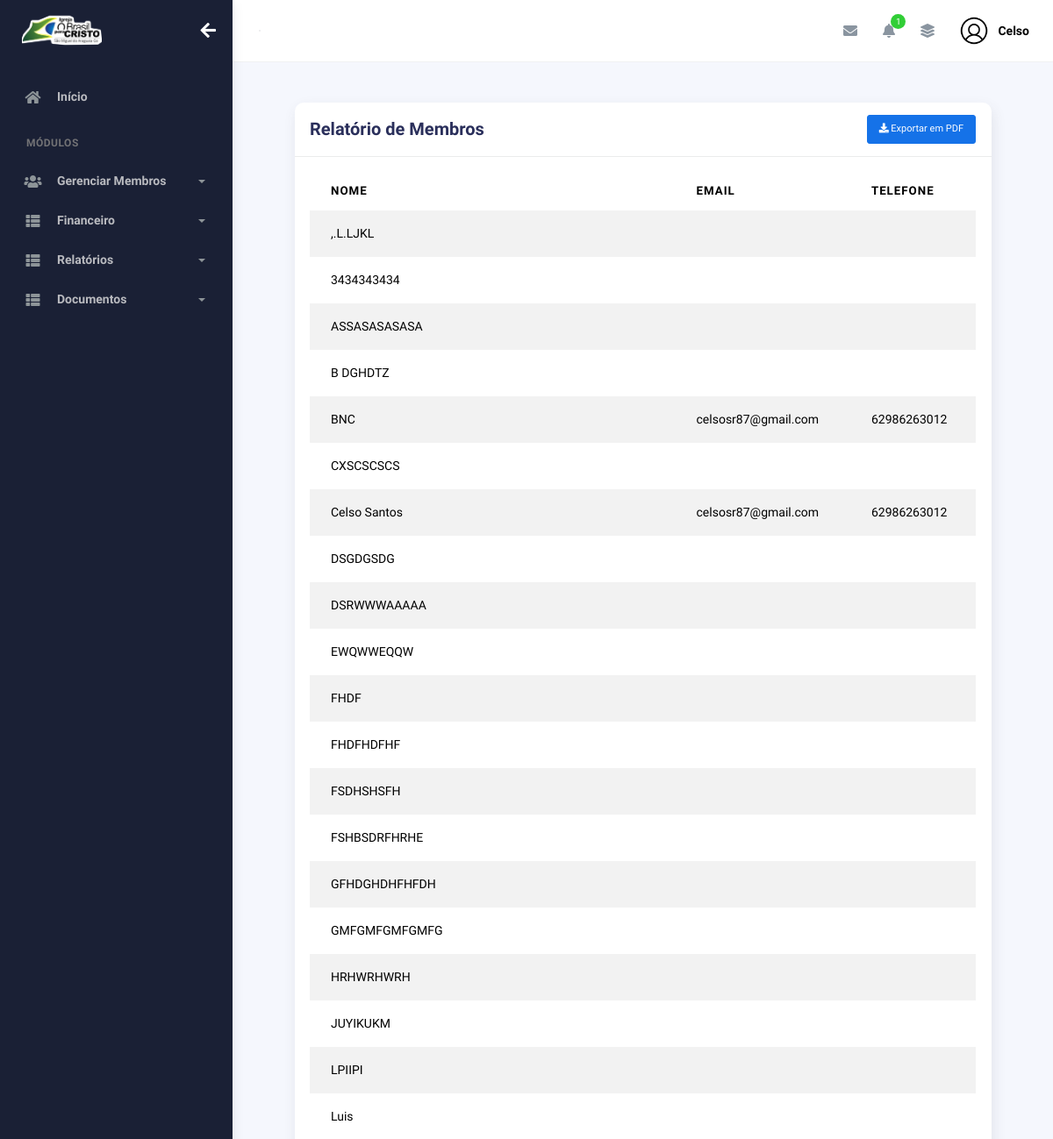
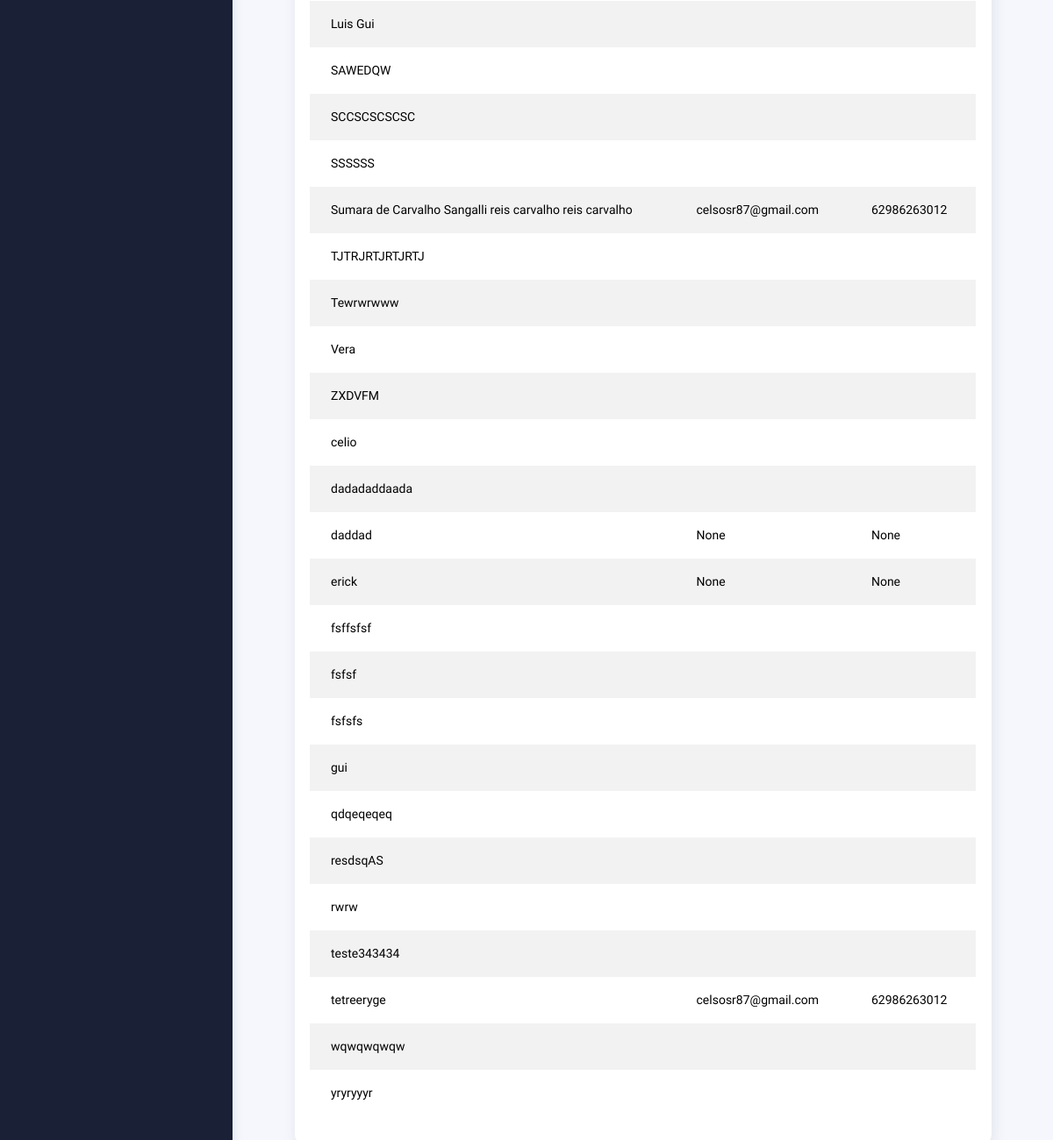
/relatorios/membrosrel/ (signed in), run on an earlier commit of the app's database (2 pictures, top to bottom).
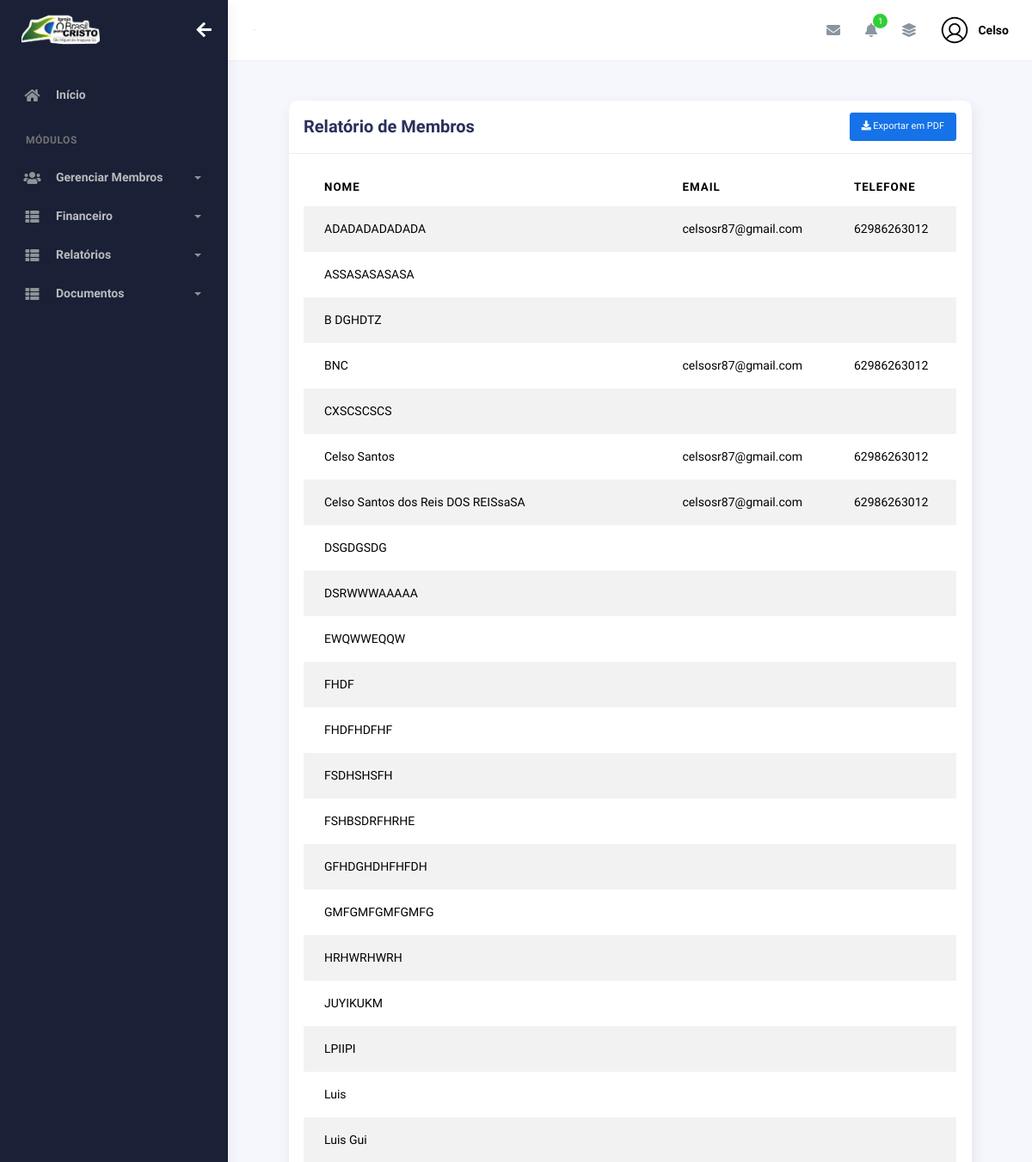
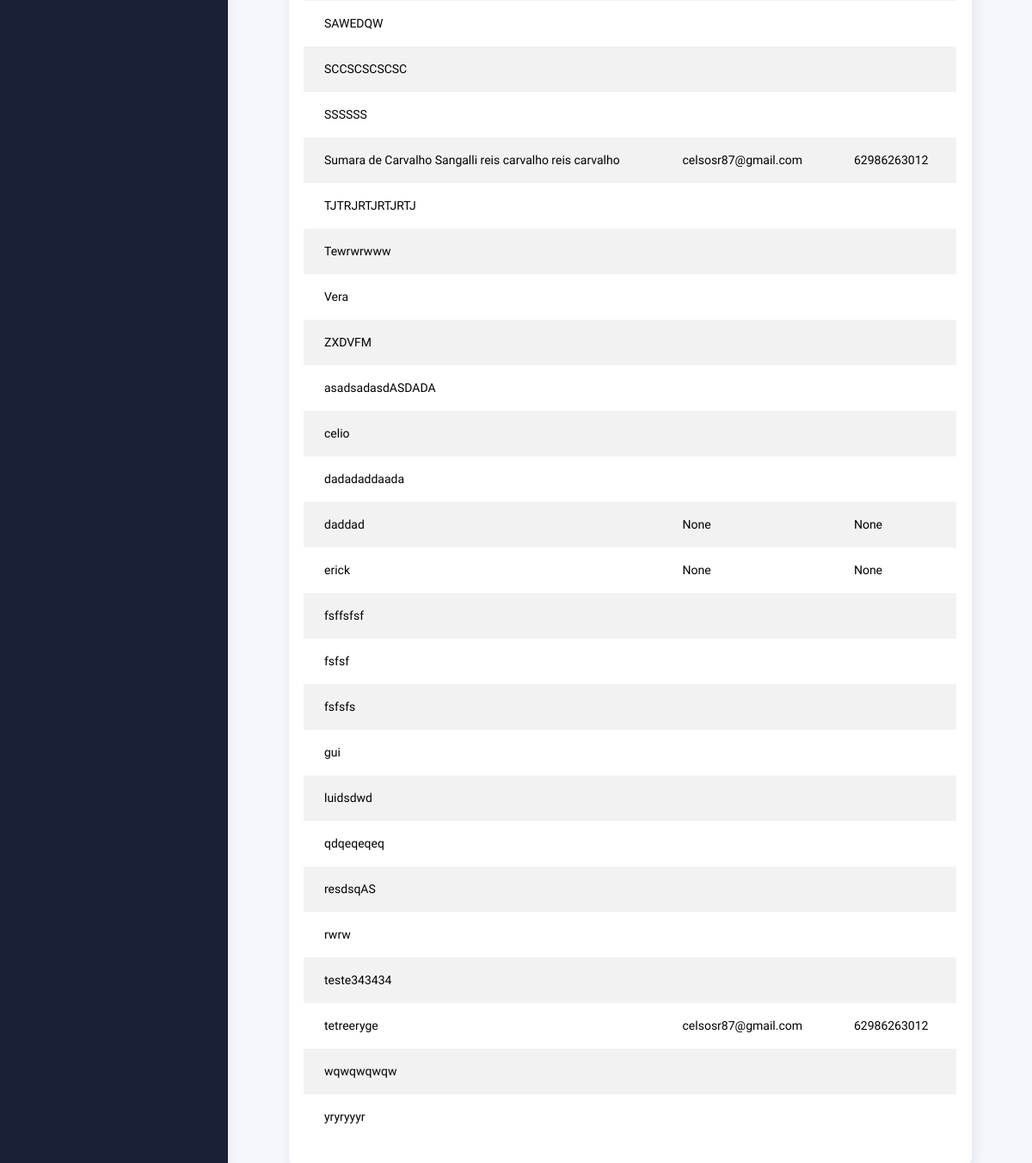
And on a later commit of the database (2 pictures, top to bottom).
### plataformaigreja/models.py (models this page shows, shortened)
class Membros(models.Model):
    choices_sexo = (('F', 'Feminino'),
                    ('M', 'Masculino'))
    choices_cargo = (('A', 'Auxiliar'),
                     ('C', 'Congregado'),
                     ('Cr', 'Crianças'),
                     ('Da', 'Diaconisa'),
                     ('D', 'Diácono'),
                     ('E', 'Evangelista'),
                     ('J', 'Jovem'),
                     ('Mb', 'Membro'),
                     ('Mi', 'Missionário(a)'),
                     ('Pr', 'Pastor'),
                     ('P', 'Presbítero'))
    nome = models.CharField(max_length=50)
    sexo = models.CharField(max_length=1, choices=choices_sexo)
    cpf = models.CharField(max_length=20, blank=True, null=True)
    email = models.EmailField(blank=True, null=True)
    telefone = models.CharField(max_length=19, blank=True, null=True)
    endereco = models.CharField(max_length=100, blank=True, null=True)
    foto = models.ImageField(upload_to="img_membros", null=True, blank=True)
    data_nascimento = models.DateField(null=True, blank=True)
    data_batismo = models.DateField(null=True, blank=True)
    cargo = models.CharField(max_length=2, choices=choices_cargo)
    pastor = models.ForeignKey(
        User,
        on_delete=models.CASCADE
    )
    nome_igreja = models.ForeignKey('igreja.Igreja', on_delete=models.CASCADE, null=True, blank=True)
    ativo = models.BooleanField(default=True)

### plataformarelatorios/views.py (the view)
# urls.py: path('membrosrel/', visualizar_relatorio_membros, name='visualizar_relatorio_membros'),
@login_required(login_url='/usuarios/login')
def visualizar_relatorio_membros(request):
    membros = Membros.objects.filter(pastor=request.user).order_by("nome")
    return render(request, 'relatorio_membros.html', {'membros': membros})

### igreja/context_processors.py (called while the page is built)
def logo_igreja(request):
    if request.user.is_authenticated:
        igreja = Igreja.objects.filter(pastor=request.user).first()
        return {"logo_igreja": igreja.logo.url if igreja and igreja.logo else None}
    return {"logo_igreja": None}

### plataformaigreja/context_processors.py (called while the page is built)
def total_membros_context(request):
    if request.user.is_authenticated:
        total_membros = Membros.objects.filter(pastor=request.user, ativo=True).count()
    else:
        total_membros = 0
    return {
        'total_membros': total_membros
    }

def total_membros_transferidos(request):
    if request.user.is_authenticated:
        total_membros_transf = Membros.objects.filter(pastor=request.user, ativo=False).count()
    else:
        total_membros_transf = 0
    return {
        'total_membros_transf': total_membros_transf
    }

### plataformarelatorios/templates/relatorio_membros.html (shortened to what this page needs)
{% extends "bases/base_plataformaigreja.html" %}
{% load static %}
{% block 'conteudo' %}
  <div class="container">
    <div class="page-inner">
      <div class="col-md-12">
        <div class="card">
            <div class="card-header">
                <div class="d-flex align-items-center">
                    <h4 class="card-title">Relatório de Membros</h4>
                    <a href="{% url 'gerar_relatorio_membros' %}" class="btn-round ms-auto">
                        <button class="btn btn-primary btn-sm ms-auto"> <i class="fa fa-download"></i> Exportar em PDF</button>
                    </a>
                </div>
            </div>
            <div class="card-body">
                <div class="table-responsive">
                    <table
                    id="add-row"
                    class="display table table-striped table-hover"
                    >
                    <thead>
                        <tr>
                        <th>Nome</th>
                        <th>Email</th>
                        <th>Telefone</th>
                        </tr>
                    </thead>
                    <tbody>
                        {% for membro in membros %}
                        <tr>
                            <td>{{ membro.nome }}</td>
                            <td>{{ membro.email }}</td>
                            <td>{{ membro.telefone }}</td>
                        </tr>
                        {% empty %}
                        <tr>
                            <td colspan="3" class="text-center">Nenhum membro cadastrado!</td>
                        </tr>
                        {% endfor %}
                    </tbody>
                    </table>
                </div>
            </div>
        </div>
    </div>
            </div>
          </div>
        </div>
      </div>
    </div>
{% endblock %}

What changed in the data, as far as the page shows it:
removed Membros: nome ",.L.LJKL"
removed Membros: nome "3434343434"
added Membros: nome "ADADADADADADA", email "celsosr87@gmail.com", telefone "62986263012"
added Membros: nome "Celso Santos dos Reis DOS REISsaSA", email "celsosr87@gmail.com", telefone "62986263012"
added Membros: nome "asadsadasdASDADA"
added Membros: nome "luidsdwd"
